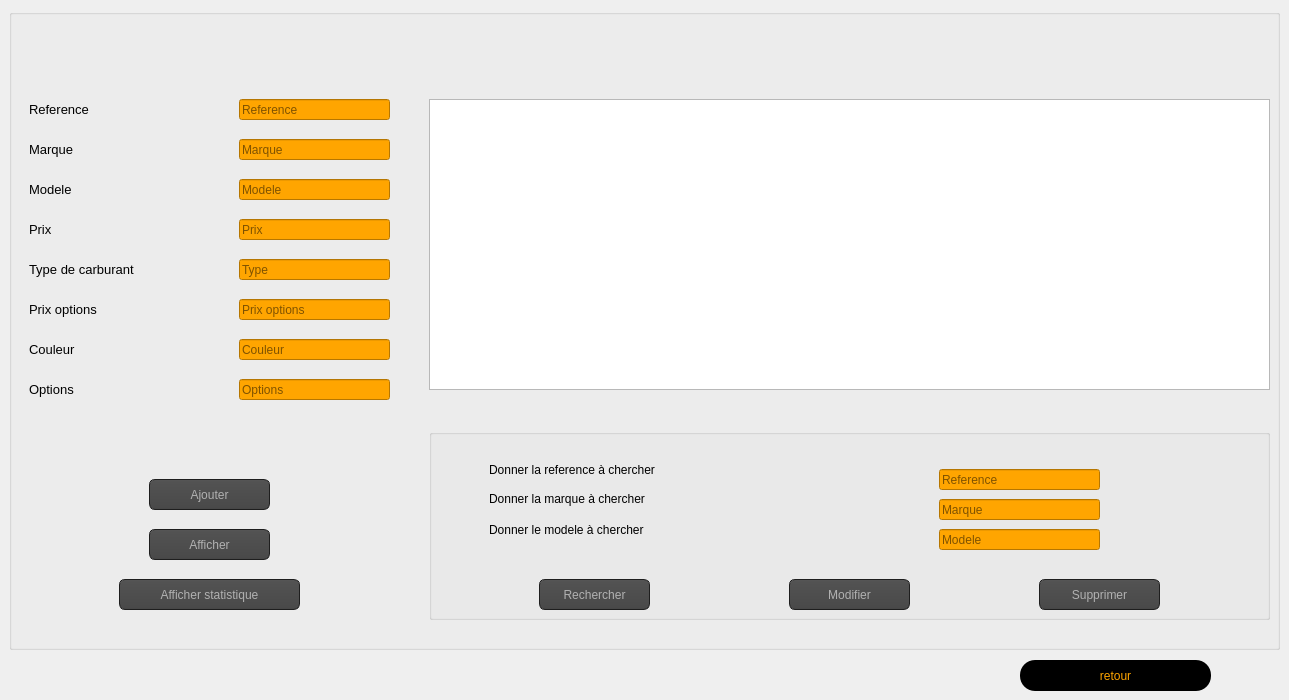
      <widget class="QWidget" name="voiture">
       <attribute name="title">
        <string>gestion des voitures </string>
       </attribute>
       <widget class="QGroupBox" name="groupBox_7">
        <property name="geometry">
         <rect>
          <x>9</x>
          <y>9</y>
          <width>1271</width>
          <height>641</height>
         </rect>
        </property>
        <property name="styleSheet">
         <string notr="true">
font: 9pt &quot;MS Reference Sans Serif&quot;;
font-color :#000000;
</string>
        </property>
        <property name="title">
         <string/>
        </property>
        <widget class="QLabel" name="label_2">
         <property name="geometry">
          <rect>
           <x>20</x>
           <y>90</y>
           <width>131</width>
           <height>21</height>
          </rect>
         </property>
         <property name="text">
          <string>&lt;html&gt;&lt;head/&gt;&lt;body&gt;&lt;p&gt;&lt;span style=&quot; font-size:10pt;&quot;&gt;Reference&lt;/span&gt;&lt;/p&gt;&lt;/body&gt;&lt;/html&gt;</string>
         </property>
        </widget>
        <widget class="QLabel" name="label_3">
         <property name="geometry">
          <rect>
           <x>20</x>
           <y>130</y>
           <width>111</width>
           <height>21</height>
          </rect>
         </property>
         <property name="text">
          <string>&lt;html&gt;&lt;head/&gt;&lt;body&gt;&lt;p&gt;&lt;span style=&quot; font-size:10pt;&quot;&gt;Marque&lt;/span&gt;&lt;/p&gt;&lt;/body&gt;&lt;/html&gt;</string>
         </property>
        </widget>
        <widget class="QLabel" name="label_4">
         <property name="geometry">
          <rect>
           <x>20</x>
           <y>170</y>
           <width>121</width>
           <height>21</height>
          </rect>
         </property>
         <property name="text">
          <string>&lt;html&gt;&lt;head/&gt;&lt;body&gt;&lt;p&gt;&lt;span style=&quot; font-size:10pt;&quot;&gt;Modele&lt;/span&gt;&lt;/p&gt;&lt;/body&gt;&lt;/html&gt;</string>
         </property>
        </widget>
        <widget class="QLabel" name="label_5">
         <property name="geometry">
          <rect>
           <x>20</x>
           <y>210</y>
           <width>71</width>
           <height>21</height>
          </rect>
         </property>
         <property name="text">
          <string>&lt;html&gt;&lt;head/&gt;&lt;body&gt;&lt;p&gt;&lt;span style=&quot; font-size:10pt;&quot;&gt;Prix&lt;/span&gt;&lt;/p&gt;&lt;/body&gt;&lt;/html&gt;</string>
         </property>
        </widget>
        <widget class="QLabel" name="label_9">
         <property name="geometry">
          <rect>
           <x>20</x>
           <y>250</y>
           <width>201</width>
           <height>21</height>
          </rect>
         </property>
         <property name="text">
          <string>&lt;html&gt;&lt;head/&gt;&lt;body&gt;&lt;p&gt;&lt;span style=&quot; font-size:10pt;&quot;&gt;Type de carburant&lt;/span&gt;&lt;/p&gt;&lt;/body&gt;&lt;/html&gt;</string>
         </property>
        </widget>
        <widget class="QLabel" name="label_10">
         <property name="geometry">
          <rect>
           <x>20</x>
           <y>290</y>
           <width>131</width>
           <height>21</height>
          </rect>
         </property>
         <property name="text">
          <string>&lt;html&gt;&lt;head/&gt;&lt;body&gt;&lt;p&gt;&lt;span style=&quot; font-size:10pt;&quot;&gt;Prix options&lt;/span&gt;&lt;/p&gt;&lt;/body&gt;&lt;/html&gt;</string>
         </property>
        </widget>
        <widget class="QLabel" name="label_11">
         <property name="geometry">
          <rect>
           <x>20</x>
           <y>330</y>
           <width>111</width>
           <height>21</height>
          </rect>
         </property>
         <property name="text">
          <string>&lt;html&gt;&lt;head/&gt;&lt;body&gt;&lt;p&gt;&lt;span style=&quot; font-size:10pt;&quot;&gt;Couleur&lt;/span&gt;&lt;/p&gt;&lt;/body&gt;&lt;/html&gt;</string>
         </property>
        </widget>
        <widget class="QLabel" name="label_12">
         <property name="geometry">
          <rect>
           <x>20</x>
           <y>370</y>
           <width>111</width>
           <height>21</height>
          </rect>
         </property>
         <property name="text">
          <string>&lt;html&gt;&lt;head/&gt;&lt;body&gt;&lt;p&gt;&lt;span style=&quot; font-size:10pt;&quot;&gt;Options&lt;/span&gt;&lt;/p&gt;&lt;/body&gt;&lt;/html&gt;</string>
         </property>
        </widget>
        <widget class="QLineEdit" name="lineEdit_reference_voi">
         <property name="geometry">
          <rect>
           <x>230</x>
           <y>90</y>
           <width>151</width>
           <height>21</height>
          </rect>
         </property>
         <property name="styleSheet">
          <string notr="true">QLineEdit
{
color:black;
background-color:orange;
}</string>
         </property>
         <property name="placeholderText">
          <string>Reference</string>
         </property>
        </widget>
        <widget class="QLineEdit" name="lineEdit_marque">
         <property name="geometry">
          <rect>
           <x>230</x>
           <y>130</y>
           <width>151</width>
           <height>21</height>
          </rect>
         </property>
         <property name="styleSheet">
          <string notr="true">QLineEdit
{
color:black;
background-color:orange;
}


</string>
         </property>
         <property name="placeholderText">
          <string>Marque</string>
         </property>
        </widget>
        <widget class="QLineEdit" name="lineEdit_modele">
         <property name="geometry">
          <rect>
           <x>230</x>
           <y>170</y>
           <width>151</width>
           <height>21</height>
          </rect>
         </property>
         <property name="styleSheet">
          <string notr="true">QLineEdit
{
color:black;
background-color:orange;
}</string>
         </property>
         <property name="placeholderText">
          <string>Modele</string>
         </property>
        </widget>
        <widget class="QLineEdit" name="lineEdit_prix">
         <property name="geometry">
          <rect>
           <x>230</x>
           <y>210</y>
           <width>151</width>
           <height>21</height>
          </rect>
         </property>
         <property name="styleSheet">
          <string notr="true">QLineEdit
{
color:black;
background-color:orange;
}</string>
         </property>
         <property name="placeholderText">
          <string>Prix</string>
         </property>
        </widget>
        <widget class="QLineEdit" name="lineEdit_type">
         <property name="geometry">
          <rect>
           <x>230</x>
           <y>250</y>
           <width>151</width>
           <height>21</height>
          </rect>
         </property>
         <property name="styleSheet">
          <string notr="true">QLineEdit
{
color:black;
background-color:orange;
}</string>
         </property>
         <property name="placeholderText">
          <string>Type</string>
         </property>
        </widget>
        <widget class="QLineEdit" name="lineEdit_p_op">
         <property name="geometry">
          <rect>
           <x>230</x>
           <y>290</y>
           <width>151</width>
           <height>21</height>
          </rect>
         </property>
         <property name="styleSheet">
          <string notr="true">QLineEdit
{
color:black;
background-color:orange;
}</string>
         </property>
         <property name="placeholderText">
          <string>Prix options</string>
         </property>
        </widget>
        <widget class="QLineEdit" name="lineEdit_couleur">
         <property name="geometry">
          <rect>
           <x>230</x>
           <y>330</y>
           <width>151</width>
           <height>21</height>
          </rect>
         </property>
         <property name="styleSheet">
          <string notr="true">QLineEdit
{
color:black;
background-color:orange;
}</string>
         </property>
         <property name="placeholderText">
          <string>Couleur</string>
         </property>
        </widget>
        <widget class="QLineEdit" name="lineEdit_option">
         <property name="geometry">
          <rect>
           <x>230</x>
           <y>370</y>
           <width>151</width>
           <height>21</height>
          </rect>
         </property>
         <property name="styleSheet">
          <string notr="true">QLineEdit
{
color:black;
background-color:orange;
}</string>
         </property>
         <property name="placeholderText">
          <string>Options</string>
         </property>
        </widget>
        <widget class="QTableView" name="tableView_voiture">
         <property name="geometry">
          <rect>
           <x>420</x>
           <y>90</y>
           <width>841</width>
           <height>291</height>
          </rect>
         </property>
        </widget>
        <widget class="QGroupBox" name="groupBox_8">
         <property name="geometry">
          <rect>
           <x>420</x>
           <y>420</y>
           <width>841</width>
           <height>191</height>
          </rect>
         </property>
         <property name="title">
          <string/>
         </property>
         <widget class="QPushButton" name="rechercher_voi">
          <property name="geometry">
           <rect>
            <x>110</x>
            <y>150</y>
            <width>111</width>
            <height>31</height>
           </rect>
          </property>
          <property name="styleSheet">
           <string notr="true"> QPushButton
{
  color: #b1b1b1;
    background-color: QLinearGradient( x1: 0, y1: 0, x2: 0, y2: 1, stop: 0 #565656, stop: 0.1 #525252, stop: 0.5 #4e4e4e, stop: 0.9 #4a4a4a, stop: 1 #464646);
    border-width: 1px;
    border-color: #1e1e1e;
    border-style: solid;
    border-radius: 6;
    padding: 3px;
    font-size: 12px;
    padding-left: 5px;
    padding-right: 5px;
}
QPushButton:hover
{
    border: 2px solid QLinearGradient( x1: 0, y1: 0, x2: 0, y2: 1, stop: 0 #ffa02f, stop: 1 #d7801a);
}
</string>
          </property>
          <property name="text">
           <string>Rechercher</string>
          </property>
         </widget>
         <widget class="QPushButton" name="modifier_voi">
          <property name="geometry">
           <rect>
            <x>360</x>
            <y>150</y>
            <width>121</width>
            <height>31</height>
           </rect>
          </property>
          <property name="styleSheet">
           <string notr="true"> QPushButton
{
  color: #b1b1b1;
    background-color: QLinearGradient( x1: 0, y1: 0, x2: 0, y2: 1, stop: 0 #565656, stop: 0.1 #525252, stop: 0.5 #4e4e4e, stop: 0.9 #4a4a4a, stop: 1 #464646);
    border-width: 1px;
    border-color: #1e1e1e;
    border-style: solid;
    border-radius: 6;
    padding: 3px;
    font-size: 12px;
    padding-left: 5px;
    padding-right: 5px;
}
QPushButton:hover
{
    border: 2px solid QLinearGradient( x1: 0, y1: 0, x2: 0, y2: 1, stop: 0 #ffa02f, stop: 1 #d7801a);
}
</string>
          </property>
          <property name="text">
           <string>Modifier</string>
          </property>
         </widget>
         <widget class="QPushButton" name="supprimer_voi">
          <property name="geometry">
           <rect>
            <x>610</x>
            <y>150</y>
            <width>121</width>
            <height>31</height>
           </rect>
          </property>
          <property name="styleSheet">
           <string notr="true"> QPushButton
{
  color: #b1b1b1;
    background-color: QLinearGradient( x1: 0, y1: 0, x2: 0, y2: 1, stop: 0 #565656, stop: 0.1 #525252, stop: 0.5 #4e4e4e, stop: 0.9 #4a4a4a, stop: 1 #464646);
    border-width: 1px;
    border-color: #1e1e1e;
    border-style: solid;
    border-radius: 6;
    padding: 3px;
    font-size: 12px;
    padding-left: 5px;
    padding-right: 5px;
}
QPushButton:hover
{
    border: 2px solid QLinearGradient( x1: 0, y1: 0, x2: 0, y2: 1, stop: 0 #ffa02f, stop: 1 #d7801a);
}
</string>
          </property>
          <property name="text">
           <string>Supprimer</string>
          </property>
         </widget>
         <widget class="QLineEdit" name="lineEdit_ref_voi">
          <property name="geometry">
           <rect>
            <x>510</x>
            <y>40</y>
            <width>161</width>
            <height>21</height>
           </rect>
          </property>
          <property name="styleSheet">
           <string notr="true">QLineEdit
{
color:black;
background-color:orange;
}</string>
          </property>
          <property name="placeholderText">
           <string>Reference</string>
          </property>
         </widget>
         <widget class="QLineEdit" name="lineEdit_maq">
          <property name="geometry">
           <rect>
            <x>510</x>
            <y>70</y>
            <width>161</width>
            <height>21</height>
           </rect>
          </property>
          <property name="styleSheet">
           <string notr="true">QLineEdit
{
color:black;
background-color:orange;
}</string>
          </property>
          <property name="placeholderText">
           <string>Marque</string>
          </property>
         </widget>
         <widget class="QLineEdit" name="lineEdit_mod">
          <property name="geometry">
           <rect>
            <x>510</x>
            <y>100</y>
            <width>161</width>
            <height>21</height>
           </rect>
          </property>
          <property name="styleSheet">
           <string notr="true">QLineEdit
{
color:black;
background-color:orange;
}</string>
          </property>
          <property name="placeholderText">
           <string>Modele</string>
          </property>
         </widget>
         <widget class="QLabel" name="label_13">
          <property name="geometry">
           <rect>
            <x>60</x>
            <y>30</y>
            <width>281</width>
            <height>21</height>
           </rect>
          </property>
          <property name="text">
           <string>Donner la reference à chercher</string>
          </property>
         </widget>
         <widget class="QLabel" name="label_14">
          <property name="geometry">
           <rect>
            <x>60</x>
            <y>60</y>
            <width>281</width>
            <height>21</height>
           </rect>
          </property>
          <property name="text">
           <string>&lt;html&gt;&lt;head/&gt;&lt;body&gt;&lt;p&gt;Donner la marque à chercher&lt;/p&gt;&lt;/body&gt;&lt;/html&gt;</string>
          </property>
         </widget>
         <widget class="QLabel" name="label_15">
          <property name="geometry">
           <rect>
            <x>60</x>
            <y>90</y>
            <width>281</width>
            <height>21</height>
           </rect>
          </property>
          <property name="text">
           <string>Donner le modele à chercher</string>
          </property>
         </widget>
        </widget>
        <widget class="QPushButton" name="ajouter_voi">
         <property name="geometry">
          <rect>
           <x>140</x>
           <y>470</y>
           <width>121</width>
           <height>31</height>
          </rect>
         </property>
         <property name="styleSheet">
          <string notr="true"> QPushButton
{
  color: #b1b1b1;
    background-color: QLinearGradient( x1: 0, y1: 0, x2: 0, y2: 1, stop: 0 #565656, stop: 0.1 #525252, stop: 0.5 #4e4e4e, stop: 0.9 #4a4a4a, stop: 1 #464646);
    border-width: 1px;
    border-color: #1e1e1e;
    border-style: solid;
    border-radius: 6;
    padding: 3px;
    font-size: 12px;
    padding-left: 5px;
    padding-right: 5px;
}
QPushButton:hover
{
    border: 2px solid QLinearGradient( x1: 0, y1: 0, x2: 0, y2: 1, stop: 0 #ffa02f, stop: 1 #d7801a);
}
</string>
         </property>
         <property name="text">
          <string>Ajouter</string>
         </property>
        </widget>
        <widget class="QPushButton" name="afficher_voi">
         <property name="geometry">
          <rect>
           <x>140</x>
           <y>520</y>
           <width>121</width>
           <height>31</height>
          </rect>
         </property>
         <property name="styleSheet">
          <string notr="true"> QPushButton
{
  color: #b1b1b1;
    background-color: QLinearGradient( x1: 0, y1: 0, x2: 0, y2: 1, stop: 0 #565656, stop: 0.1 #525252, stop: 0.5 #4e4e4e, stop: 0.9 #4a4a4a, stop: 1 #464646);
    border-width: 1px;
    border-color: #1e1e1e;
    border-style: solid;
    border-radius: 6;
    padding: 3px;
    font-size: 12px;
    padding-left: 5px;
    padding-right: 5px;
}
QPushButton:hover
{
    border: 2px solid QLinearGradient( x1: 0, y1: 0, x2: 0, y2: 1, stop: 0 #ffa02f, stop: 1 #d7801a);
}
</string>
         </property>
         <property name="text">
          <string>Afficher</string>
         </property>
        </widget>
        <widget class="QPushButton" name="stat">
         <property name="geometry">
          <rect>
           <x>110</x>
           <y>570</y>
           <width>181</width>
           <height>31</height>
          </rect>
         </property>
         <property name="styleSheet">
          <string notr="true"> QPushButton
{
  color: #b1b1b1;
    background-color: QLinearGradient( x1: 0, y1: 0, x2: 0, y2: 1, stop: 0 #565656, stop: 0.1 #525252, stop: 0.5 #4e4e4e, stop: 0.9 #4a4a4a, stop: 1 #464646);
    border-width: 1px;
    border-color: #1e1e1e;
    border-style: solid;
    border-radius: 6;
    padding: 3px;
    font-size: 12px;
    padding-left: 5px;
    padding-right: 5px;
}
QPushButton:hover
{
    border: 2px solid QLinearGradient( x1: 0, y1: 0, x2: 0, y2: 1, stop: 0 #ffa02f, stop: 1 #d7801a);
}
</string>
         </property>
         <property name="text">
          <string>Afficher statistique</string>
         </property>
        </widget>
       </widget>
       <widget class="QPushButton" name="btn_existe_3">
        <property name="geometry">
         <rect>
          <x>1020</x>
          <y>660</y>
          <width>191</width>
          <height>31</height>
         </rect>
        </property>
        <property name="styleSheet">
         <string notr="true">QPushButton
{
background:rgb(0, 0, 0);
border-radius :60px;
}

QPushButton
{
	font: 75 12pt &quot;MS Shell Dlg 2&quot;;

	color:orange;
border-radius:15px;
}
QPushButton:hover
{
color : #333;
border-radius:15px;
background:orange;
}</string>
        </property>
        <property name="text">
         <string>retour</string>
        </property>
       </widget>
      </widget>
